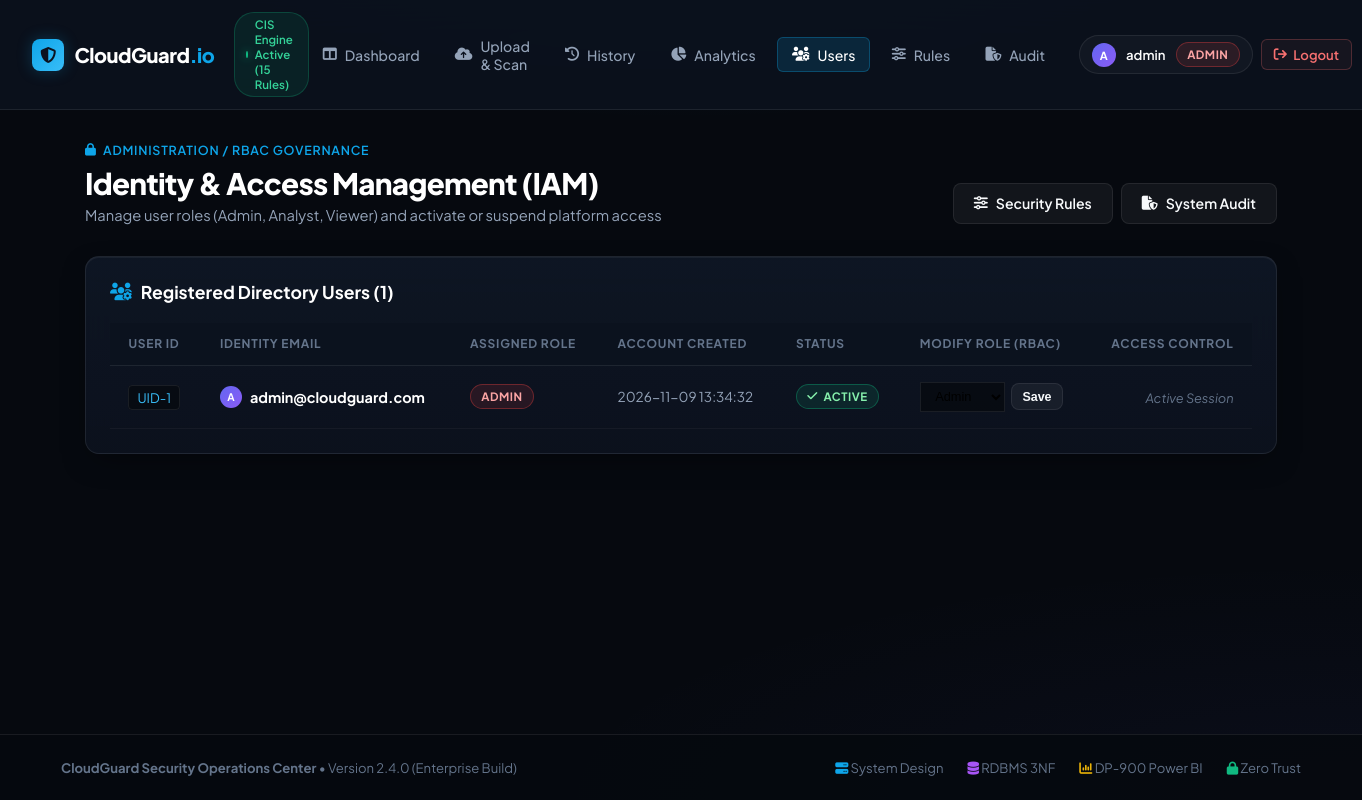
Page /admin/users (signed in) on the committed database.
### tables this page shows
CREATE TABLE users (
    user_id INTEGER PRIMARY KEY AUTOINCREMENT,
    email TEXT UNIQUE NOT NULL,
    password_hash TEXT NOT NULL,
    role TEXT NOT NULL DEFAULT 'viewer',
    created_at DATETIME DEFAULT CURRENT_TIMESTAMP,
    is_active INTEGER DEFAULT 1
);

### routes/admin.py (the view)
@admin_bp.route("/users")
@admin_required
def users():
    db = get_db()
    user_list = db.execute(
        "SELECT user_id, email, role, created_at, is_active FROM users ORDER BY created_at DESC"
    ).fetchall()
    return render_template("admin/users.html", users=user_list)

### models/db.py (called while the page is built)
def get_db():
    if "db" not in g:
        g.db = sqlite3.connect(current_app.config["DATABASE"])
        g.db.row_factory = sqlite3.Row
        g.db.execute("PRAGMA foreign_keys = ON")
    return g.db

### routes/auth.py (called while the page is built)
def admin_required(f):
    @wraps(f)
    def wrapper(*args, **kwargs):
        if "user_id" not in session:
            flash("Please log in first.", "warning")
            return redirect(url_for("auth.login"))
        if session.get("role") != "admin":
            flash("Admin access required.", "danger")
            return redirect(url_for("scans.dashboard"))
        return f(*args, **kwargs)
    return wrapper

### templates/admin/users.html (shortened to what this page needs)
{% extends "base.html" %}
{% block content %}
<div class="page-hero">
    <div>
        <div class="breadcrumb">
            <i class="fa-solid fa-lock"></i> Administration / RBAC Governance
        </div>
        <h1 class="page-title">Identity & Access Management (IAM)</h1>
        <p class="page-subtitle">Manage user roles (Admin, Analyst, Viewer) and activate or suspend platform access</p>
    </div>
    <div style="display: flex; gap: 0.5rem;">
        <a href="{{ url_for('admin.rules') }}" class="btn-action btn-ghost"><i class="fa-solid fa-sliders"></i> Security Rules</a>
        <a href="{{ url_for('admin.audit') }}" class="btn-action btn-ghost"><i class="fa-solid fa-file-shield"></i> System Audit</a>
    </div>
</div>
<div class="glass-card">
    <div class="card-title-bar">
        <div class="card-heading">
            <i class="fa-solid fa-users-gear" style="color: var(--azure);"></i>
            <span>Registered Directory Users ({{ users|length }})</span>
        </div>
    </div>
    <div class="table-shell">
        <table class="enterprise-table">
            <thead>
                <tr>
                    <th>User ID</th>
                    <th>Identity Email</th>
                    <th>Assigned Role</th>
                    <th>Account Created</th>
                    <th>Status</th>
                    <th>Modify Role (RBAC)</th>
                    <th style="text-align: right;">Access Control</th>
                </tr>
            </thead>
            <tbody>
                {% for u in users %}
                <tr>
                    <td><span class="code-pill">UID-{{ u['user_id'] }}</span></td>
                    <td>
                        <strong style="color: #fff; display: flex; align-items: center; gap: 0.5rem;">
                            <div class="user-avatar" style="width: 22px; height: 22px; font-size: 0.65rem;">
                                {{ u['email'][0]|upper }}
                            </div>
                            {{ u['email'] }}
                        </strong>
                    </td>
                    <td>
                        <span class="status-pill {% if u['role'] == 'admin' %}pill-critical{% elif u['role'] == 'analyst' %}pill-high{% else %}pill-low{% endif %}">
                            {{ u['role'] }}
                        </span>
                    </td>
                    <td style="color: var(--text-secondary); font-size: 0.85rem;">
                        {{ u['created_at'][:19] }}
                    </td>
                    <td>
                        {% if u['is_active'] == 1 %}
                            <span class="status-pill pill-clean"><i class="fa-solid fa-check"></i> Active</span>
                        {% else %}
                            <span class="status-pill pill-critical"><i class="fa-solid fa-ban"></i> Suspended</span>
                        {% endif %}
                    </td>
                    <td>
                        <form action="{{ url_for('admin.change_role', user_id=u['user_id']) }}" method="POST" style="display: flex; gap: 0.4rem; align-items: center;">
                            <select name="role" class="form-control" style="width: auto; padding: 0.35rem 0.65rem; font-size: 0.8rem; background: rgba(0,0,0,0.4); border: 1px solid var(--border);">
                                <option value="admin" {% if u['role'] == 'admin' %}selected{% endif %}>Admin</option>
                            </select>
                            <button type="submit" class="btn-action btn-ghost" style="padding: 0.35rem 0.65rem; font-size: 0.78rem;">Save</button>
                        </form>
                    </td>
                    <td style="text-align: right;">
                        {% if u['user_id'] != session['user_id'] %}
                        <form action="{{ url_for('admin.toggle_user_status', user_id=u['user_id']) }}" method="POST" style="display: inline;">
                            {% if u['is_active'] == 1 %}
                                <button type="submit" class="btn-action btn-ghost" style="padding: 0.35rem 0.75rem; font-size: 0.78rem; border-color: rgba(239, 68, 68, 0.4); color: #fca5a5;" onclick="return confirm('Suspend user access for {{ u['email'] }}?');">
                                    <i class="fa-solid fa-user-xmark"></i> Suspend
                                </button>
                            {% else %}
                                <button type="submit" class="btn-action btn-azure" style="padding: 0.35rem 0.75rem; font-size: 0.78rem;">
                                    <i class="fa-solid fa-user-check"></i> Reactivate
                                </button>
                            {% endif %}
                        </form>
                        {% else %}
                            <span style="color: var(--text-tertiary); font-size: 0.8rem; font-style: italic;">Active Session</span>
                        {% endif %}
                    </td>
                </tr>
                {% endfor %}
            </tbody>
        </table>
    </div>
</div>
{% endblock %}

### templates/base.html (shortened to what this page needs)
<!DOCTYPE html>
<html lang="en">
<head>
    <link rel="stylesheet" href="https://cdnjs.cloudflare.com/ajax/libs/font-awesome/6.5.1/css/all.min.css">
        <link rel="stylesheet" href="{{ url_for('static', filename='css/style.css') }}?v=2.4">
</head>
<body>
    <nav class="enterprise-nav">
        <div class="brand-wrapper">
            <a href="{{ url_for('scans.dashboard') if session.get('user_id') else url_for('auth.login') }}" class="brand-logo">
                <div class="logo-shield">
                    <i class="fa-solid fa-shield-halved"></i>
                </div>
                <span>CloudGuard<span style="color: var(--azure);">.io</span></span>
            </a>
            <div class="status-beacon">
                <span>CIS Engine Active (15 Rules)</span>
            </div>
        </div>
        <ul class="nav-menu">
            {% if session.get('user_id') %}
                <li>
                    <a href="{{ url_for('scans.dashboard') }}" class="nav-link {% if request.endpoint == 'scans.dashboard' %}active{% endif %}">
                        <i class="fa-solid fa-table-columns"></i> Dashboard
                    </a>
                </li>
                <li>
                    <a href="{{ url_for('scans.upload') }}" class="nav-link {% if request.endpoint == 'scans.upload' %}active{% endif %}">
                        <i class="fa-solid fa-cloud-arrow-up"></i> Upload & Scan
                    </a>
                </li>
                <li>
                    <a href="{{ url_for('scans.history') }}" class="nav-link {% if request.endpoint == 'scans.history' %}active{% endif %}">
                        <i class="fa-solid fa-clock-rotate-left"></i> History
                    </a>
                </li>
                <li>
                    <a href="{{ url_for('analytics.analytics') }}" class="nav-link {% if request.endpoint == 'analytics.analytics' %}active{% endif %}">
                        <i class="fa-solid fa-chart-pie"></i> Analytics
                    </a>
                </li>
                {% if session.get('role') == 'admin' %}
                    <li>
                        <a href="{{ url_for('admin.users') }}" class="nav-link {% if request.endpoint == 'admin.users' %}active{% endif %}">
                            <i class="fa-solid fa-users-gear"></i> Users
                        </a>
                    </li>
                    <li>
                        <a href="{{ url_for('admin.rules') }}" class="nav-link {% if request.endpoint == 'admin.rules' %}active{% endif %}">
                            <i class="fa-solid fa-sliders"></i> Rules
                        </a>
                    </li>
                    <li>
                        <a href="{{ url_for('admin.audit') }}" class="nav-link {% if request.endpoint == 'admin.audit' %}active{% endif %}">
                            <i class="fa-solid fa-file-shield"></i> Audit
                        </a>
                    </li>
                {% endif %}
                <li style="margin-left: 0.75rem;">
                    <div class="user-profile-chip">
                        <div class="user-avatar">
                            {{ session.get('email', 'U')[0]|upper }}
                        </div>
                        <span style="color: #fff; font-weight: 600;">{{ session.get('email', '').split('@')[0] }}</span>
                        <span class="status-pill {% if session.get('role') == 'admin' %}pill-critical{% elif session.get('role') == 'analyst' %}pill-high{% else %}pill-low{% endif %}">
                            {{ session.get('role') }}
                        </span>
                    </div>
                </li>
                <li>
                    <a href="{{ url_for('auth.logout') }}" class="btn-signout">
                        <i class="fa-solid fa-arrow-right-from-bracket"></i> Logout
                    </a>
                </li>
            {% endif %}
        </ul>
    </nav>
    <main class="app-container">
        {% block content %}{% endblock %}
    </main>
    <footer class="enterprise-footer">
        <div style="display: flex; justify-content: space-between; align-items: center; max-width: 1240px; margin: 0 auto; flex-wrap: wrap; gap: 1rem;">
            <div>
                <strong>CloudGuard Security Operations Center</strong> &bull; Version 2.4.0 (Enterprise Build)
            </div>
            <div style="display: flex; gap: 1.5rem;">
                <span><i class="fa-solid fa-server" style="color: var(--azure);"></i> System Design</span>
                <span><i class="fa-solid fa-database" style="color: #a855f7;"></i> RDBMS 3NF</span>
                <span><i class="fa-solid fa-chart-column" style="color: #eab308;"></i> DP-900 Power BI</span>
                <span><i class="fa-solid fa-lock" style="color: var(--clean);"></i> Zero Trust</span>
            </div>
        </div>
    </footer>
</body>
</html>

### rows in the picture
users: get "admin", get "ADMIN", user_id "1", email "A", email "admin@cloudguard.com", role "ADMIN", created_at "2026-11-09 13:34:32", is_active 1 (drawn), role "Admin", shows "Active Session"

### other values in the picture
{{ session.get('email', 'U')[0]|upper }} "A"
{{ users|length }} "1"
